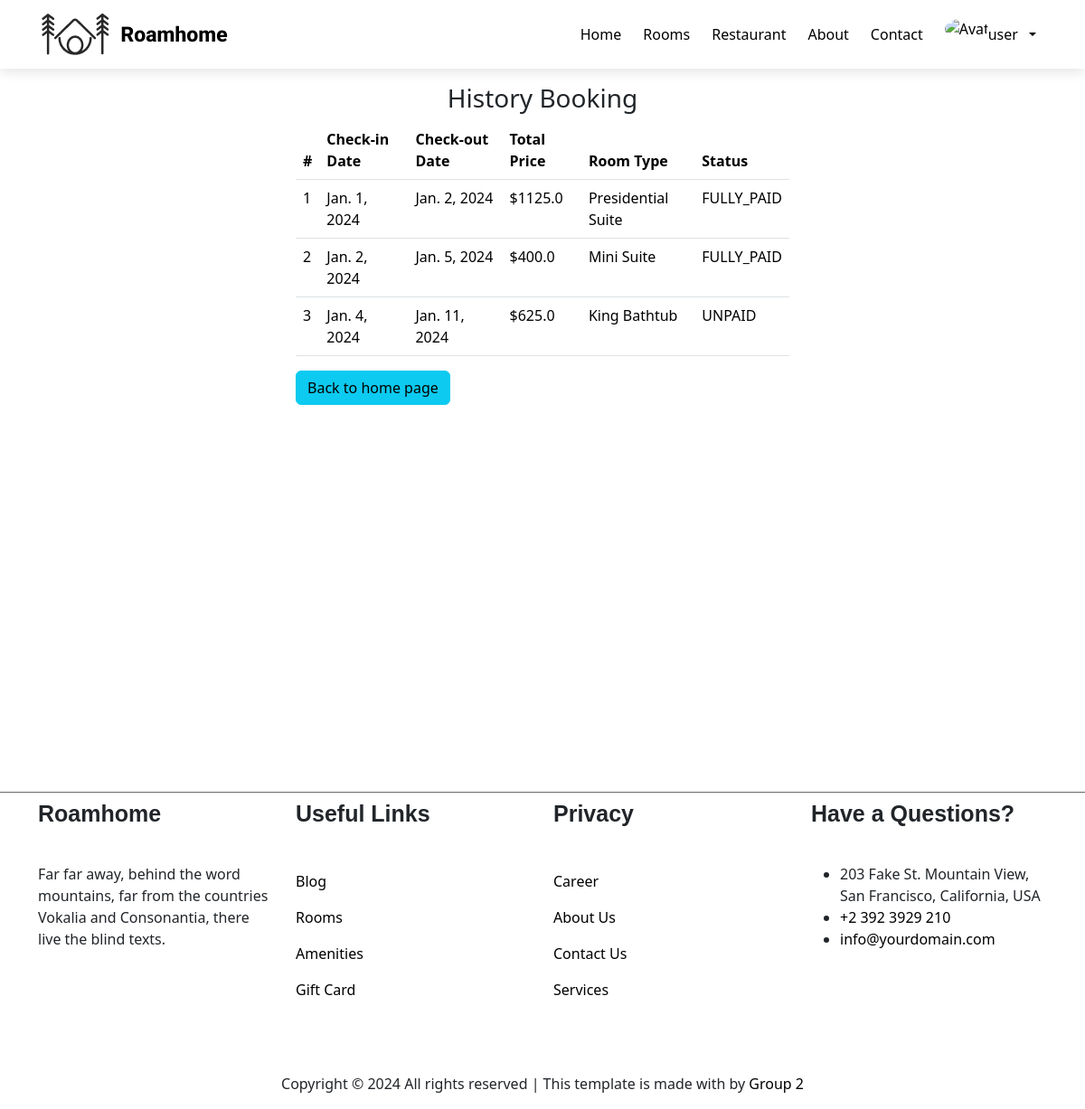
The page /booking/history-booking/ (signed in) on the database its author committed.
### user/models.py (models this page shows, shortened)
class User(AbstractBaseUser, PermissionsMixin):
    class Meta:
        db_table = 'user'
    username = models.CharField(max_length=20, unique=True)
    email = models.EmailField(_('email address'), unique=True)
    role = models.CharField(max_length=10, choices=Roles.choices, default=Roles.USER)
    is_staff = models.BooleanField(default=False)
    created_at = models.DateTimeField(auto_now_add=True)
    updated_at = models.DateTimeField(auto_now=True)
    status = models.BooleanField(default=True)
    objects = CustomUserManager()
    USERNAME_FIELD = 'username'
    REQUIRED_FIELDS = ['email']

### booking/models.py (models this page shows)
class Booking(models.Model):
    class Meta:
        db_table = 'booking'
    class PaymentStatus(models.TextChoices):
        UNPAID = 'UNPAID'
        PARTIALLY_PAID = 'PARITIALLY_PAID'
        FULLY_PAID = 'FULLY_PAID'
        DEPOSIT = 'DEPOSIT'
    checkin_date = models.DateField()
    checkout_date = models.DateField()
    room_type = models.CharField(max_length=50, default='Mini Suite')
    total_price = models.FloatField()
    status = models.CharField(max_length=20, choices=PaymentStatus.choices, default=PaymentStatus.UNPAID)
    customer = models.ForeignKey(Customer, on_delete=models.CASCADE)
    services = models.ManyToManyField(Service, null=True)
    rooms = models.ManyToManyField(Room, null=True)

### booking/views.py (the view)
# urls.py: path('history-booking/', booking.history_booking, name='history-booking'),
def history_booking(request):
    bookings = Booking.objects.filter(customer_id=request.user.id)
    return render(request, 'booking/history_booking.html', { 'bookings': bookings })

### booking/templates/booking/history_booking.html (shortened to what this page needs)
{% extends 'manager/base.html' %}
{% load static %}
{% load crispy_forms_tags %}
{% block css %}
    <link rel="stylesheet" href="{% static 'user/css/profile.css' %}">
{% endblock %}
{% block content %}
<main class="container">
    <div class="row d-flex flex-column align-items-center gap-5 justify-content-center">
        <div class="col-6">
            <h3 class="text-center mt-3">History Booking</h3>
            <table class="table">
                <thead>
                    <tr>
                        <th scope="col">#</th>
                        <th scope="col">Check-in Date</th>
                        <th scope="col">Check-out Date</th>
                        <th scope="col">Total Price</th>
                        <th scope="col">Room Type</th>
                        <th scope="col">Status</th>
                    </tr>
                </thead>
                <tbody>
                    {% for booking in bookings %}
                        <tr>
                            <td scope="col">{{ booking.id }}</td>
                            <td scope="col">{{ booking.checkin_date }}</td>
                            <td scope="col">{{ booking.checkout_date }}</td>
                            <td scope="col">${{ booking.total_price }}</td>
                            <td scope="col">{{ booking.room_type }}</td>
                            <td scope="col">{{ booking.status }}</td>
                        </tr>
                    {% endfor %}
                </tbody>
            </table>
            <div>
                <a href="/" class="btn btn-info">Back to home page</a>
            </div>
        </div>
    </div>
</main>
{% endblock %}

### manager/templates/manager/components/header.html (shortened to what this page needs)
{% load static %}
<header>
    <nav class="navbar navbar-expand-lg">
        <div class="container">
            <a class="navbar-brand" href="/">
                <img src="{% static 'manager/images/logo.png' %}" alt="Logo">
            </a>
            <div class="collapse navbar-collapse" id="navbarNav">
                <ul class="navbar-nav me-auto mb-2 mb-lg-0">
                    {% if user.is_authenticated and user.role == 'STAFF' %}
                        <li class="nav-item">
                            <a class="nav-link active" aria-current="page" href="{% url 'dashboard' %}"
                                >Dashboard</a
                            >
                        </li>
                    {% else %}
                    <li class="nav-item">
                        <a class="nav-link {% if request.path == '/'%}nav-active{% endif %}" aria-current="page" href="/"
                            >Home</a
                        >
                    </li>
                    {% endif %}
                    <li class="nav-item">
                        <a
                            class="nav-link {% if request.path == '/rooms/'%}nav-active{% endif %}"
                            aria-current="page"
                            href="{% url 'all-rooms' %}"
                            >Rooms</a
                        >
                    </li>
                    <li class="nav-item">
                        <a class="nav-link" aria-current="page" href="#"
                            >Restaurant</a
                        >
                    </li>
                    <li class="nav-item">
                        <a class="nav-link {% if request.path == '/about/'%}nav-active{% endif %}" aria-current="page" href="{% url 'about' %}"
                            >About</a
                        >
                    </li>
                    <li class="nav-item">
                        <a class="nav-link {% if request.path == '/contact/'%}nav-active{% endif %}" aria-current="page" href="#"
                            >Contact</a
                        >
                    </li>
                </ul>
                <div class="d-flex gap-2">
                    {% if user.is_authenticated %}
                    <div
                        class="collapse navbar-collapse"
                        id="navbarNavDropdown"
                    >
                        <ul class="navbar-nav">
                            <li class="nav-item dropdown">
                                <a
                                    class="nav-link d-flex gap-2 align-items-center dropdown-toggle"
                                    href="#"
                                    role="button"
                                    data-bs-toggle="dropdown"
                                    aria-expanded="false"
                                >
                                    <div class="wrapper-avatar">
                                        <img
                                            src="https://images.unsplash.com/photo-1576266076037-1c6bd988abf8?q=80&w=1935&auto=format&fit=crop&ixlib=rb-4.0.3&ixid=M3wxMjA3fDB8MHxwaG90by1wYWdlfHx8fGVufDB8fHx8fA%3D%3D"
                                            alt="Avatar"
                                        />
                                    </div>
                                    <div>{{ user.username }}</div>
                                </a>
                            </li>
                        </ul>
                    </div>
                    {% endif %}
                </div>
            </div>
        </div>
    </nav>
</header>

### manager/static/manager/css/global.css (style rules this page uses)
body { height: 100vh; }

### manager/static/manager/css/header.css (style rules this page uses)
.navbar-collapse { flex-grow: 0 ; }
header { box-shadow: rgba(0, 0, 0, 0.1) 0px 4px 12px; }
.nav-link { color: black; padding: 6px 12px !important; transition: .3s; }
.wrapper-avatar { width: 40px; height: 40px; }
.wrapper-avatar > img { width: 100%; height: 100%; border-radius: 50%; }

### manager/static/manager/css/footer.css (style rules this page uses)
a { color: black; text-decoration: none; }

### rows shown on the page
User: username "user"
Booking: id "1", checkin_date "Jan. 1, 2024", checkout_date "Jan. 2, 2024", total_price "1125.0", room_type "Presidential Suite", status "FULLY_PAID"
Booking: id "2", checkin_date "Jan. 2, 2024", checkout_date "Jan. 5, 2024", total_price "400.0", room_type "Mini Suite", status "FULLY_PAID"
Booking: id "3", checkin_date "Jan. 4, 2024", checkout_date "Jan. 11, 2024", total_price "625.0", room_type "King Bathtub", status "UNPAID"
